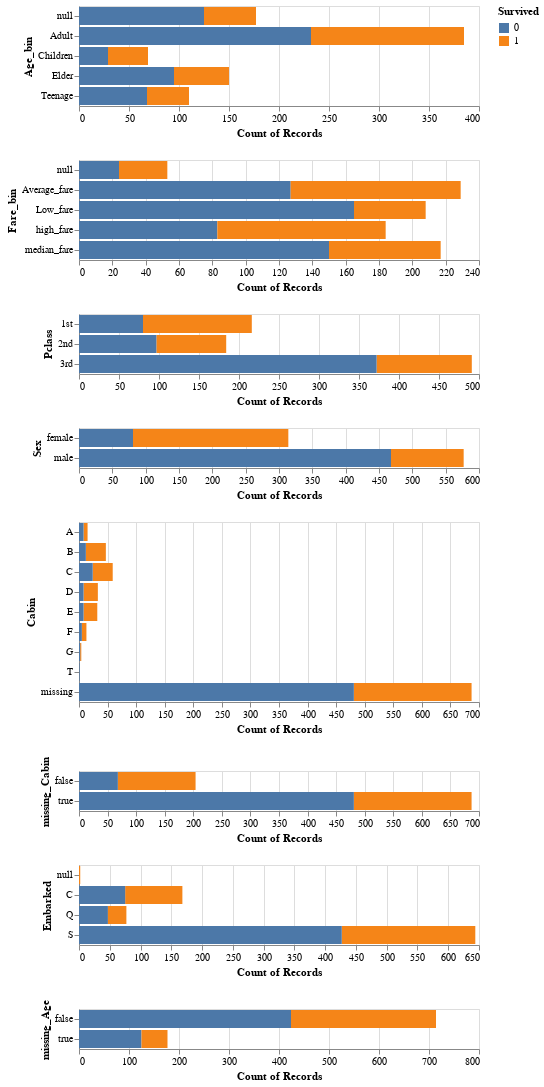

Notebook cell for this chart:
### Code cell
#Pclass, Sex, Cabin, Embarked

plot_age_bin = alt.Chart(train_df).mark_bar().encode(
    y='Age_bin',
    x='count()',
    fill='Survived'
)

plot_fare_bin = alt.Chart(train_df).mark_bar().encode(
    y='Fare_bin',
    x='count()',
    fill='Survived'
)

plot_pclass = alt.Chart(train_df).mark_bar().encode(
    y='Pclass',
    x='count()',
    fill='Survived'
)
plot_sex = alt.Chart(train_df).mark_bar().encode(
    y='Sex',
    x='count()',
    fill='Survived'
)
plot_cabin = alt.Chart(train_df).mark_bar().encode(
    x='count()',
    y='Cabin',
    fill='Survived'
)
plot_missing_cabin = alt.Chart(train_df).mark_bar().encode(
    x='count()',
    y='missing_Cabin',
    fill='Survived'
)
plot_embarked = alt.Chart(train_df).mark_bar().encode(
    y='Embarked',
    x='count()',
    fill='Survived'
)
plot_missing_age = alt.Chart(train_df).mark_bar().encode(
    x='count()',
    y='missing_Age',
    fill='Survived'
)

plot_age_bin & plot_fare_bin & plot_pclass & plot_sex & plot_cabin & plot_missing_cabin & plot_embarked & plot_missing_age

### Figure 1 — Vega-Lite specification as saved in the notebook (floating-point values rounded to 4 significant figures; data arrays with more than 128 entries replaced by an {"elided": "..."} marker saying what was removed)
{"$schema": "https://vega.github.io/schema/vega-lite/v4.8.1.json", "config": {"view": {"continuousHeight": 300, "continuousWidth": 400}}, "data": {"name": "data-312684b22b5f864953ce9c80109aae8d"}, "datasets": {"data-312684b22b5f864953ce9c80109aae8d": {"elided": "891 records"}}, "vconcat": [{"encoding": {"fill": {"field": "Survived", "type": "nominal"}, "x": {"aggregate": "count", "type": "quantitative"}, "y": {"field": "Age_bin", "type": "nominal"}}, "mark": "bar"}, {"encoding": {"fill": {"field": "Survived", "type": "nominal"}, "x": {"aggregate": "count", "type": "quantitative"}, "y": {"field": "Fare_bin", "type": "nominal"}}, "mark": "bar"}, {"encoding": {"fill": {"field": "Survived", "type": "nominal"}, "x": {"aggregate": "count", "type": "quantitative"}, "y": {"field": "Pclass", "type": "nominal"}}, "mark": "bar"}, {"encoding": {"fill": {"field": "Survived", "type": "nominal"}, "x": {"aggregate": "count", "type": "quantitative"}, "y": {"field": "Sex", "type": "nominal"}}, "mark": "bar"}, {"encoding": {"fill": {"field": "Survived", "type": "nominal"}, "x": {"aggregate": "count", "type": "quantitative"}, "y": {"field": "Cabin", "type": "nominal"}}, "mark": "bar"}, {"encoding": {"fill": {"field": "Survived", "type": "nominal"}, "x": {"aggregate": "count", "type": "quantitative"}, "y": {"field": "missing_Cabin", "type": "nominal"}}, "mark": "bar"}, {"encoding": {"fill": {"field": "Survived", "type": "nominal"}, "x": {"aggregate": "count", "type": "quantitative"}, "y": {"field": "Embarked", "type": "nominal"}}, "mark": "bar"}, {"encoding": {"fill": {"field": "Survived", "type": "nominal"}, "x": {"aggregate": "count", "type": "quantitative"}, "y": {"field": "missing_Age", "type": "nominal"}}, "mark": "bar"}]}
